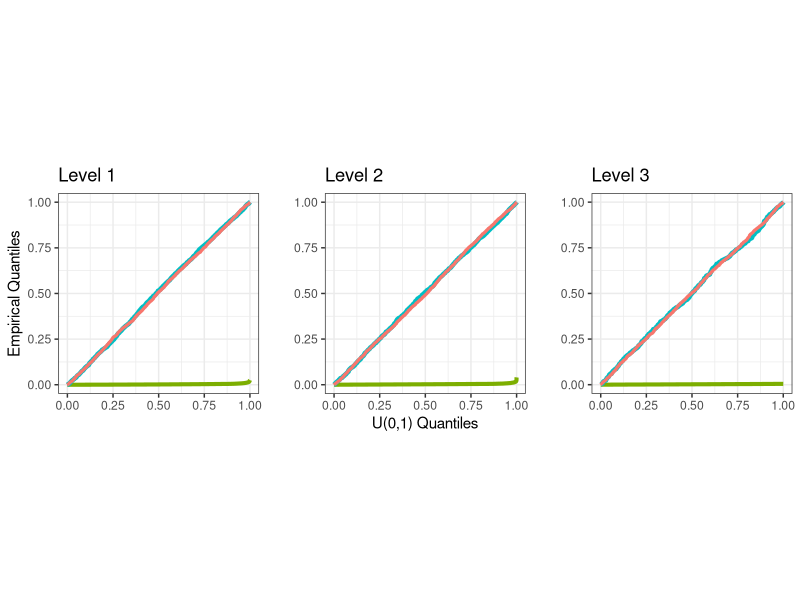

Here is the R script that generated this plot:
# Simulations are run in the file "Code to Run Simulations for Paper / Null_testing_sims.R"/


library(tidyverse)
library(gridExtra)

naivezcol <- "#7CAE00"
sampsplitcol <- "#00BFC4"
treevalcol <- "#F8766D"
ctreecol <- "black"

setwd("~/Dropbox/Tree Values Paper/Code : Other for Creating All Figures")
nullRes <- read.csv("null_res_1-18-2021-5000.csv", sep=" ", header=FALSE)
names(nullRes) <- c("cp", "seed", "method", "type", "depth", "pval", "n1", "n2", "sampsig", "NA")


quants_treevalue_split1 <- sort((nullRes %>% filter(depth==1,method=="Tree-Values", type=="split"))$pval)
quants_pvalue_split1 <- sort((nullRes %>% filter(depth==1,method=="NaiveZ",type=="split"))$pval)
quants_sampsplit_split1 <- sort((nullRes %>% filter(depth==1,method=="splitting", type=="split"))$pval)

quants_treevalue_split2 <- sort((nullRes %>% filter(depth==2,method=="Tree-Values", type=="split"))$pval)
quants_pvalue_split2 <- sort((nullRes %>% filter(depth==2,method=="NaiveZ",type=="split"))$pval)
quants_sampsplit_split2 <- sort((nullRes %>% filter(depth==2,method=="splitting", type=="split"))$pval)

quants_treevalue_split3 <- sort((nullRes %>% filter(depth==3,method=="Tree-Values", type=="split"))$pval)
quants_pvalue_split3 <- sort((nullRes %>% filter(depth==3,method=="NaiveZ",type=="split"))$pval)
quants_sampsplit_split3 <- sort((nullRes %>% filter(depth==3,method=="splitting", type=="split"))$pval)

p1 <- ggplot(data=NULL) +
  geom_line(aes(x=qunif(seq(0,1,length.out=length(quants_pvalue_split1))), y=quants_pvalue_split1, col="Naive Z-test"), alpha=1, lwd=1.4) +
  geom_line(aes(x=qunif(seq(0,1,length.out=length(quants_sampsplit_split1))), y=quants_sampsplit_split1, col="Sample Splitting"),alpha=1, lwd=1.6)+
  geom_line(aes(x=qunif(seq(0,1,length.out=length(quants_treevalue_split1))), y=quants_treevalue_split1, col="Selective Z-test in (6)"),alpha=1, lwd=1.1)+
  xlab("") +
  ylab("Empirical Quantiles")+ggtitle("Level 1") +
  theme(plot.title = element_text(size = 10),axis.title=element_text(size = 7.5)) +
  coord_fixed()+theme_bw() + labs(col="Method")+guides(col=FALSE)+
  scale_color_manual(values = c(naivezcol, sampsplitcol, treevalcol))

p2 <- ggplot(data=NULL) +
  geom_line(aes(x=qunif(seq(0,1,length.out=length(quants_pvalue_split2))), y=quants_pvalue_split2, col="Naive Z-test"), alpha=1, lwd=1.4) +
  geom_line(aes(x=qunif(seq(0,1,length.out=length(quants_sampsplit_split2))), y=quants_sampsplit_split2, col="Sample Splitting"),alpha=1, lwd=1.6)+
  geom_line(aes(x=qunif(seq(0,1,length.out=length(quants_treevalue_split2))), y=quants_treevalue_split2, col="Selective Z-test in (6)"), alpha=1, lwd=1.1) +
  xlab("U(0,1) Quantiles") +
  ylab("")+ggtitle("Level 2") +
  theme(plot.title = element_text(size = 10),axis.title=element_text(size = 7.5)) +
  coord_fixed()+theme_bw() + labs(col="Method")+guides(col=FALSE)+
  scale_color_manual(values = c(naivezcol, sampsplitcol, treevalcol))

p3 <- ggplot(data=NULL)+
  geom_line(aes(x=qunif(seq(0,1,length.out=length(quants_pvalue_split3))), y=quants_pvalue_split3, col="Naive Z-test"), alpha=1, lwd=1.4) +
  geom_line(aes(x=qunif(seq(0,1,length.out=length(quants_sampsplit_split3))), y=quants_sampsplit_split3, col="Sample Splitting"),alpha=1, lwd=1.6)+
  geom_line(aes(x=qunif(seq(0,1,length.out=length(quants_treevalue_split3))), y=quants_treevalue_split3, col="Selective Z-test in (6)"), alpha=1, lwd=1.1)+
  xlab("") +
  ylab("")+ggtitle("Level 3") +
  theme(plot.title = element_text(size = 10),axis.title=element_text(size = 7.5)) +
  coord_fixed()+theme_bw() + guides(col=FALSE)+
  scale_color_manual(values = c(naivezcol, sampsplitcol, treevalcol))

### Note to self!!! The sizes were not working out well automatically. Cropped out white space in preview.
grid.arrange(p1,p2, p3, widths=c(3,3,3))
#ggsave(filename="~/Dropbox/Tree Values Paper/newformat_v35/Figures/Type1Error_nolegend.png",
#       grid.arrange(p1,p2, p3, widths=c(3,3,3)))
